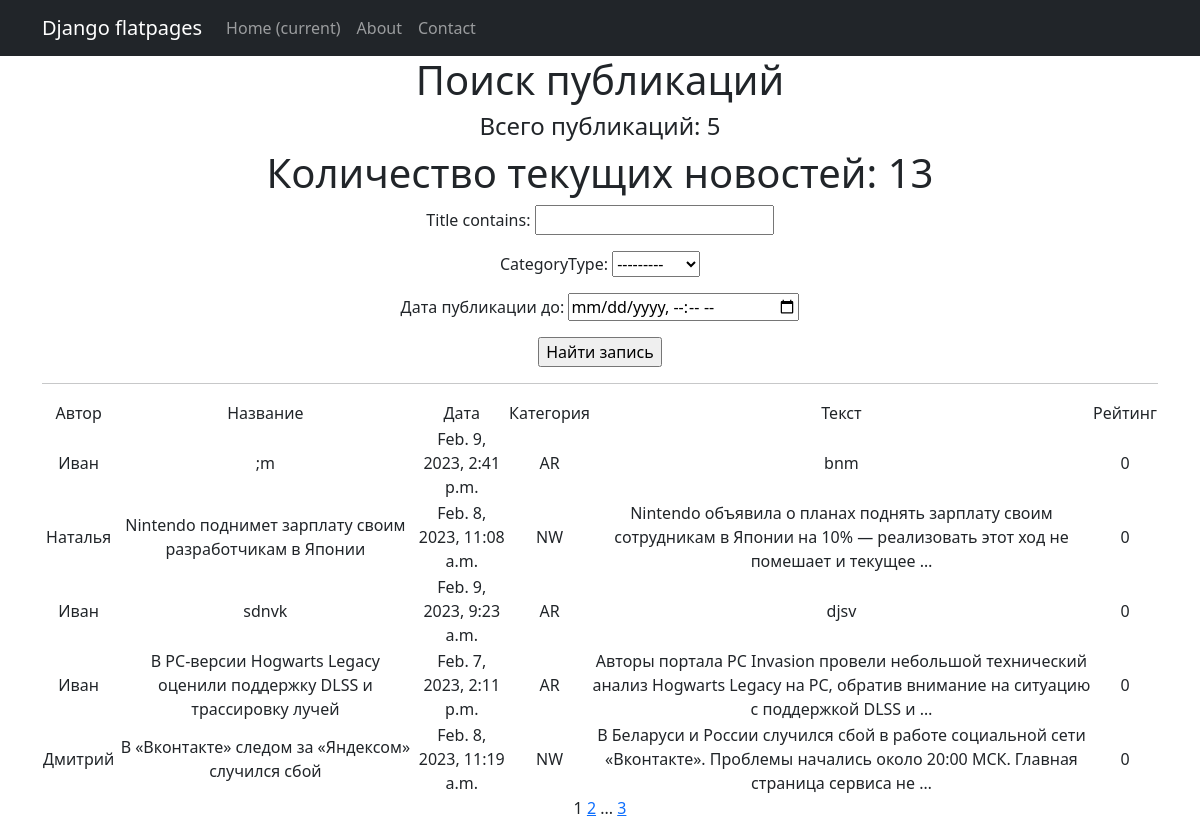
The app's page /news/search/ with its own data.
### news/models.py (models this page shows, shortened)
class Post(models.Model):
    author = models.ForeignKey(Author, on_delete=models.CASCADE)
    NEWS = 'NW'
    ARTICLE = 'AR'
    CATEGORY_CHOISE = (
        (NEWS, "Новость"),
        (ARTICLE, "Статья")
    )
    categoryType = models.CharField(max_length=2, choices=CATEGORY_CHOISE, default=ARTICLE)
    dateCreation = models.DateTimeField(auto_now_add=True)
    postCategory = models.ManyToManyField(Category, through='PostCategory')
    text = models.TextField()
    rating = models.SmallIntegerField(default=0)
    title = models.CharField(max_length=128)

class Author(models.Model):
    authorUser = models.OneToOneField(User, on_delete=models.CASCADE) #cвязь «один к одному» с встроенной моделью пользователей User
    ratingAuthor = models.SmallIntegerField(default=0) #рейтинг автора О изначально
    def __str__(self):
        return f'{self.authorUser.username}'

### news/views.py (the view)
# urls.py: path('search/', PostSearchList.as_view(), name = 'post_search'),
class PostSearchList(ListView):
    model = Post
    ordering = 'title'
    template_name = 'search.html'
    context_object_name = 'news'
    paginate_by = 5
    def get_queryset(self):
        queryset = super().get_queryset()
        self.filterset = PostSearchFilter(self.request.GET, queryset)
        return self.filterset.qs
    def get_context_data(self, **kwargs):
        context = super().get_context_data(**kwargs)
        context['filterset'] = self.filterset
        return context

### news/templatetags/tegs.py (called while the page is built)
@register.simple_tag(takes_context=True)
def url_replace(context, **kwargs):
   d = context['request'].GET.copy()
   for k, v in kwargs.items():
       d[k] = v
   return d.urlencode()

### templates/search.html (shortened to what this page needs)
{% extends 'flatpages/default.html' %}
{% load tegs %}
{% block content %}
<h1>Поиск публикаций</h1>
 <h4> Всего публикаций: {{ news|length }} </h4>
 <h1>Количество текущих новостей: {{ paginator.count }}</h1>
   <form action="" method="get">
       {{ filterset.form.as_p }}
       <input type="submit" value="Найти запись" />
   </form>
<hr>
 {% if news %}
       <table>
           <tr>
               <td> Автор </td>
               <td> Название </td>
               <td> Дата </td>
               <td> Категория </td>
               <td> Текст </td>
               <td> Рейтинг </td>
           </tr>
           {% for title in news %}
           <tr>
               <td>{{ title.author }}</td>
               <td>{{ title.title|truncatewords:10 }}</td>
               <td>{{ title.dateCreation }}</td>
               <td>{{ title.categoryType }}</td>
               <td>{{ title.text|truncatewords:20 }}</td>
               <td>{{ title.rating }}</td>
           </tr>
           {% endfor %}
       </table>
   {% else %}
       <h2>Новостей нет!</h2>
   {% endif %}
   {{ page_obj.number }}
   {% if page_obj.has_next %}
      <a href="?{% url_replace page=page_obj.next_page_number %}">{{ page_obj.next_page_number }}</a>
       {% if paginator.num_pages != page_obj.next_page_number %}
           ...
           <a href="?{% url_replace page=page_obj.paginator.num_pages %}">{{ page_obj.paginator.num_pages }}</a>
       {% endif %}
   {% endif %}
{% endblock content %}

### records on screen
Post: author "Иван", title ";m", dateCreation "Feb. 9, 2023, 2:41 p.m.", categoryType "AR", text "bnm", rating "0"
Post: author "Наталья", title "Nintendo поднимет зарплату своим разработчикам в Японии", dateCreation "Feb. 8, 2023, 11:08 a.m.", categoryType "NW", text "Nintendo объявила о планах поднять зарплату своим сотрудникам в Японии на 10% — реализовать этот ход не помешает и текущее …", rating "0"
Post: author "Иван", title "sdnvk", dateCreation "Feb. 9, 2023, 9:23 a.m.", categoryType "AR", text "djsv", rating "0"
Post: author "Иван", title "В PC-версии Hogwarts Legacy оценили поддержку DLSS и трассировку лучей", dateCreation "Feb. 7, 2023, 2:11 p.m.", categoryType "AR", text "Авторы портала PC Invasion провели небольшой технический анализ Hogwarts Legacy на PC, обратив внимание на ситуацию с поддержкой DLSS и …", rating "0"
Post: author "Дмитрий", title "В «Вконтакте» следом за «Яндексом» случился сбой", dateCreation "Feb. 8, 2023, 11:19 a.m.", categoryType "NW", text "В Беларуси и России случился сбой в работе социальной сети «Вконтакте». Проблемы начались около 20:00 МСК. Главная страница сервиса не …", rating "0"

### other values on screen
{{ news|length }} "5"
{{ paginator.count }} "13"
{{ page_obj.number }} "1"
{{ page_obj.next_page_number }} "2"
{{ page_obj.paginator.num_pages }} "3"
